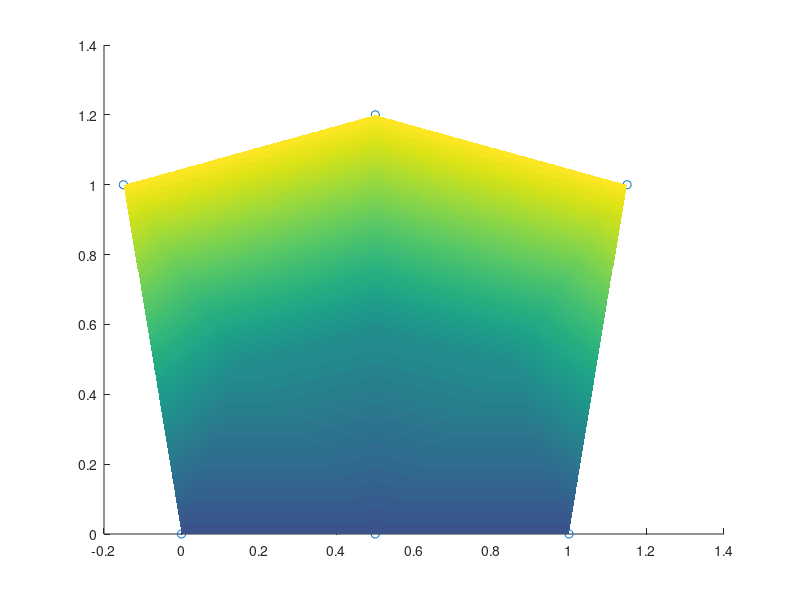

The MATLAB source for this figure:
clc, clear all, close all
disp('hello')

% for i = 1 : 5
% %     hold off;figure(1);hold on;view(2);set(0,'DefaultFigureVisible','off')
% %     hold off;figure(1);hold on;%view(2);%set(0,'DefaultFigureVisible','off')
%     x = 1 : 10;
%     y = rand(1,10);
% 
%     figure(1), hold off 
%     plot(x,y)
%     
% 
% end
% hold off


x = [0 0.5 1 0.15 0.5 0.85 -0.15 0.5 1.15]';
y = [0 0 0 0.5 0.6 0.5 1 1.2 1]';
T = [5 5 5 10 10 10 20 20 20]';

n = 1000;
[xi, yi] = meshgrid(...
    linspace(min(x),max(x),n),...
    linspace(min(y),max(y),n));

Ti = griddata(x,y,T, xi,yi);

figure
hold on
surface(xi,yi,Ti,'EdgeColor','none','LineStyle','none','FaceLighting','phong')
scatter(x,y)
hold off


